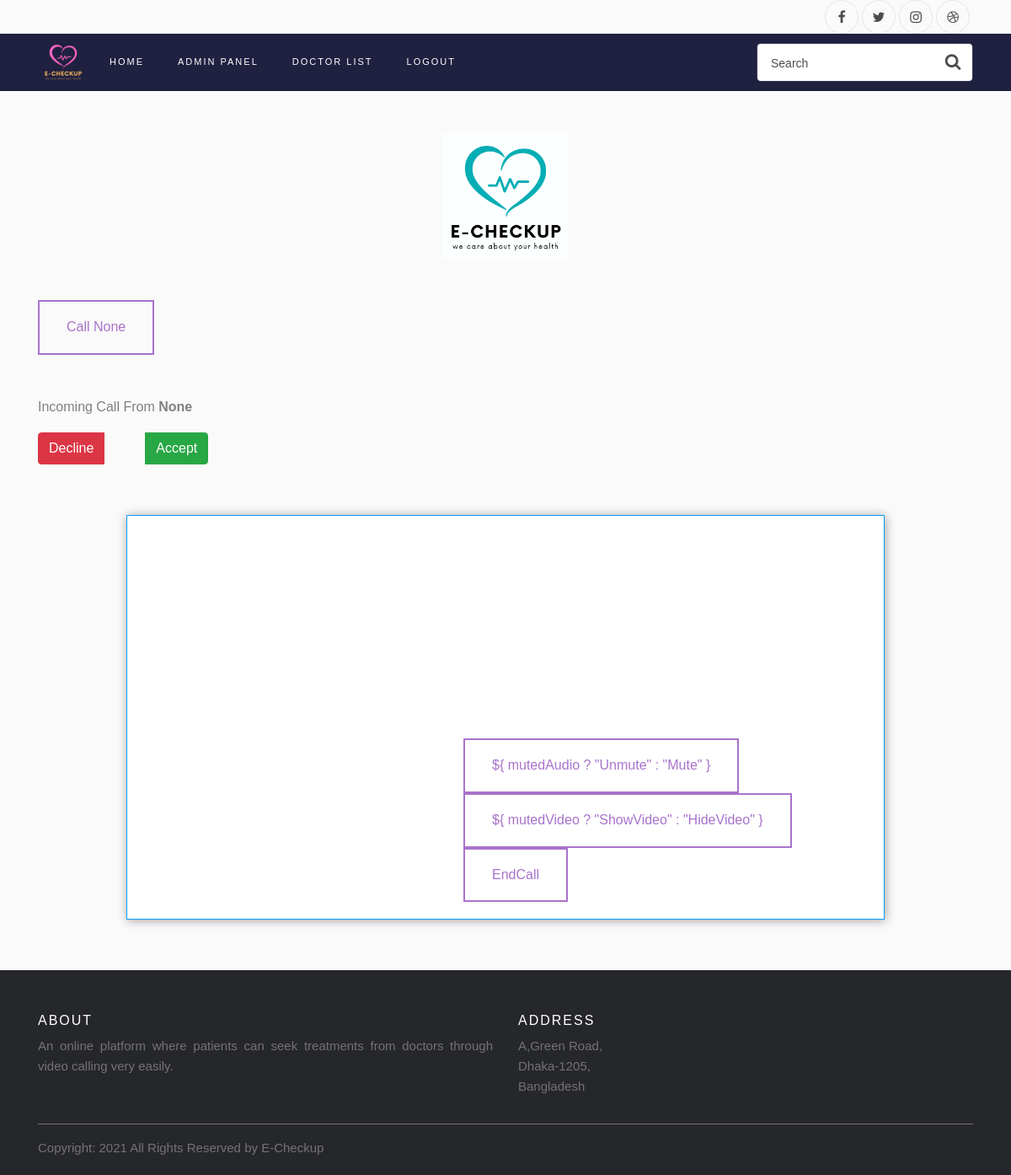
Page /scheduling/16 (signed in) on the earlier database version.
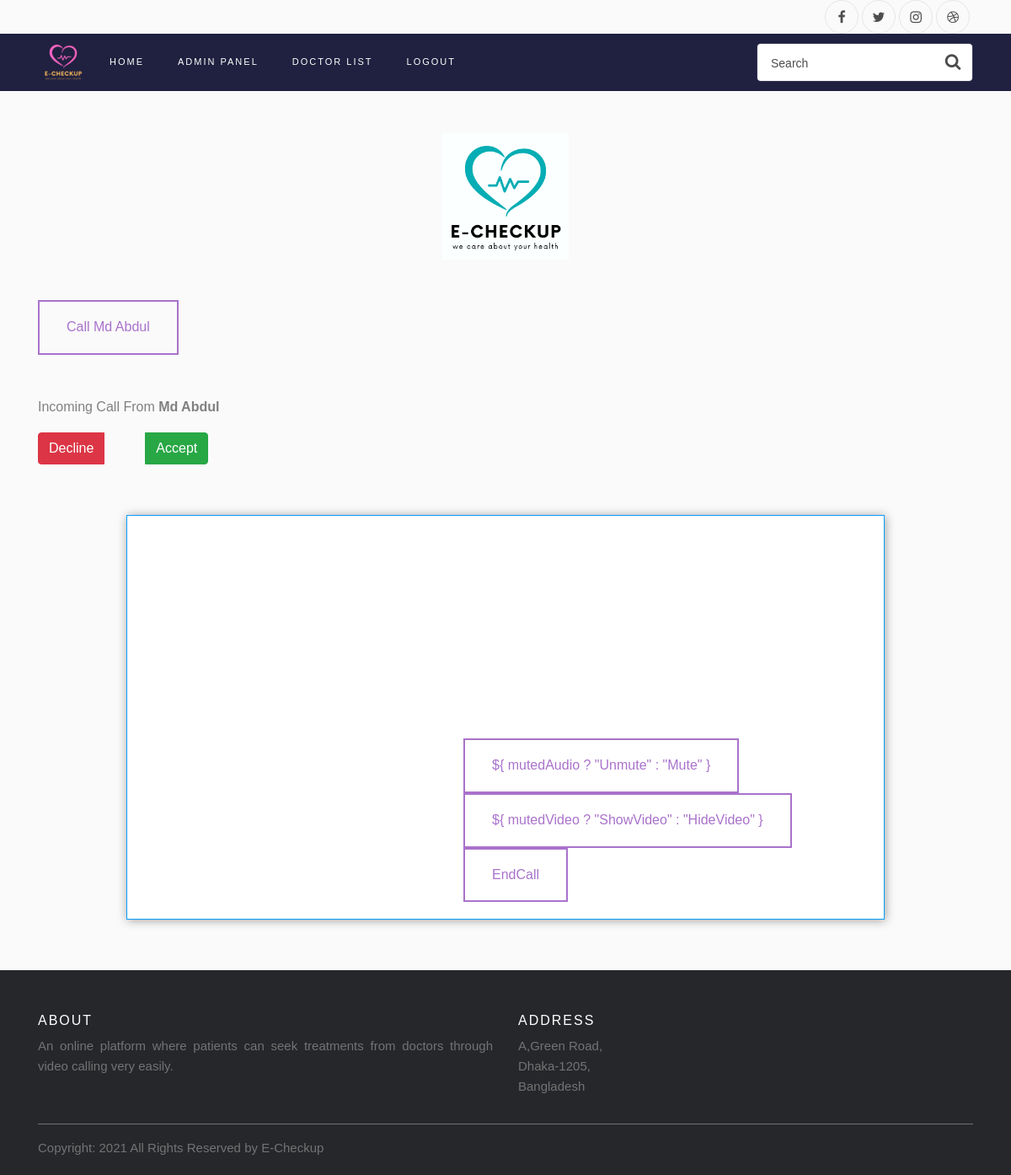
Same page on the later database version.
### userManagement/models.py (models this page shows, shortened)
class PatientProfile(models.Model):
    name = models.CharField(max_length=50,blank=True,null=True)
    gender = models.CharField(max_length=10,blank=True,null=True)
    blood_group = models.CharField(max_length=5,blank=True,null=True)
    email = models.EmailField(blank=True,null=True)
    user = models.ForeignKey(User, default=None, on_delete=models.CASCADE)
    status = models.BooleanField(blank=True,null=True,default=False)

### video/views.py (the view)
# urls.py: path('scheduling/<int:id>',videoView.index,name='agora-index'),
@login_required
def index(request,id):
    singleUser = User.objects.get(id=id)
    profile=''
    if singleUser.type == "DOCTOR":
        profile = DoctorProfile.objects.get(user=singleUser)
    elif singleUser.type == "PATIENT":
        profile = PatientProfile.objects.get(user=singleUser)
    context={
        'singleUser': singleUser,
        'profile':profile
    }
    return render(request, 'agora/index.html', context)

### userManagement/context.py (called while the page is built, shortened)
def verifiedUser(request):
    usertype = ''
    userStatus=''
    if request.user.is_authenticated:
        if request.user.type == 'DOCTOR':
            usertype = 'DOCTOR'
        else:
            usertype = "ADMIN"
    context = {
        'userStatus': userStatus,
        'usertype' : usertype
    }
    return context

### userManagement/models.py (called while the page is built)
    def __str__(self):
        return self.username

### templates/agora/index.html (shortened to what this page needs)
{% load static %}
<!DOCTYPE html>
<html lang="en">
<head>
    <link rel="stylesheet" href="https://stackpath.bootstrapcdn.com/font-awesome/4.7.0/css/font-awesome.min.css">
    <link rel="stylesheet" href="{% static 'css/call-button.css' %}">
    <link rel="stylesheet" type="text/css" href="{% static 'css/footer.css' %}">
    <link
            rel="stylesheet"
            href="https://cdn.jsdelivr.net/npm/bootstrap@4.6.0/dist/css/bootstrap.min.css"
    />
    <link
            rel="stylesheet"
            type="text/css"
            href="{% static 'agora/index.css' %}"
    />
     <link rel="stylesheet" href="{% static 'css/style.css' %}">
</head>
<body>
<div class="container">
        <div class="row justify-content-between">
            <div class="col d-flex justify-content-end">
                <div class="social-media">
                    <p class="mb-0 d-flex">
                        <a href="#" class="d-flex align-items-center justify-content-center"><span
                                class="fa fa-facebook"><i class="sr-only">Facebook</i></span></a>
                        <a href="#" class="d-flex align-items-center justify-content-center"><span
                                class="fa fa-twitter"><i class="sr-only">Twitter</i></span></a>
                        <a href="#" class="d-flex align-items-center justify-content-center"><span
                                class="fa fa-instagram"><i class="sr-only">Instagram</i></span></a>
                        <a href="#" class="d-flex align-items-center justify-content-center"><span
                                class="fa fa-dribbble"><i class="sr-only">Dribbble</i></span></a>
                    </p>
                </div>
            </div>
        </div>
    </div>
<nav class="navbar navbar-expand-lg navbar-dark ftco_navbar bg-dark ftco-navbar-light" id="ftco-navbar">
        <div class="container">
            <form action="#" class="searchform order-lg-last">
                <div class="form-group d-flex">
                    <input type="text" class="form-control pl-3" placeholder="Search">
                    <button type="submit" placeholder="" class="form-control search"><span class="fa fa-search"></span>
                    </button>
                </div>
            </form>
            <div class="collapse navbar-collapse" id="ftco-nav">
                <li class="nav-item" style="list-style: none;margin-right: 5px"><a href="{% url 'home' %}"><img src="{% static 'image/apple-icon-60x60.png' %}"></a></li>
                <ul class="navbar-nav mr-auto">
                    {% if user.is_authenticated %}
                        {% if usertype == 'ADMIN' %}
                            <li class="nav-item "><a href="{% url 'home' %}" class="nav-link">Home</a></li>
                            <li class="nav-item "><a href="{% url 'admin:index' %}" class="nav-link">Admin Panel</a></li>
                            <li class="nav-item "><a href="{% url 'doctor_list' %}" class="nav-link">Doctor List</a>
                            </li>
                            <li class="nav-item "><a href="{% url 'logout' %}" class="nav-link">Logout</a></li>
                        {% endif %}
                    {% endif %}
                </ul>
            </div>
        </div>
    </nav>
<main id="app">
    <main>
        <div class="container">
            <div class="row">
                <div class="col-12 text-center">
                    <img
                            src="{% static 'image/e-checkup.png' %}"
                            alt="Agora Logo"
                            class="block img-fuild"
                            style="hight: 150px; width: 150px;"
                    />
                </div>
            </div>
        </div>
        <div class="container my-5">
            <div class="row">
                <div class="col">
                    <div class="buttons" role="group">
                            <button
                                    type="button"
                                    class="fill"
                                    @click="placeCall('{{ singleUser.id }}','{{ singleUser }}')"
                            >
                                Call {{ profile.name }}
                            </button>
                    </div>
                </div>
            </div>
            <div class="row my-5" v-if="incomingCall">
                <div class="col-12">
                    <p>Incoming Call From <strong>{{ profile.name }}</strong></p>
                    <div class="btn-group" role="group">
                        <button
                                type="button"
                                class="btn btn-danger"
                                data-dismiss="modal"
                                @click="declineCall"
                        >
                            Decline
                        </button>
                        <button
                                type="button"
                                class="btn btn-success ml-5"
                                @click="acceptCall"
                        >
                            Accept
                        </button>
                    </div>
                </div>
            </div>
        </div>
        <section id="video-container" v-if="callPlaced">
            <div id="local-video"></div>
            <div id="remote-video"></div>
            <div class="action-btns buttons">
                <button
                        type="button"
                        class="fill"
                        @click="handleAudioToggle"
                >
                    ${ mutedAudio ? "Unmute" : "Mute" }
                </button>
                <button
                        type="button"
                        class="fill"
                        @click="handleVideoToggle"
                >
                    ${ mutedVideo ? "ShowVideo" : "HideVideo" }
                </button>
                <button type="button" class="fill" @click="endCall">
                    EndCall
                </button>
            </div>
        </section>
    </main>
</main>
<footer class="site-footer" style="margin-top: 50px;">
      <div class="container">
        <div class="row">
          <div class="col-sm-12 col-md-6">
            <h6>About</h6>
            <p class="text-justify">
                An online platform where patients can seek treatments from doctors through video calling very easily.
            </p>
          </div>
          <div class="col-xs-6 col-md-3">
              <h6 style="color: white;">Address</h6>
            <p>A,Green Road,<br>
             Dhaka-1205,<br>
             Bangladesh<br>
            </p>
          </div>
        </div>
        <hr>
      </div>
      <div class="container">
        <div class="row">
          <div class="col-md-8 col-sm-6 col-xs-12">
            <p class="copyright-text">Copyright: 2021 All Rights Reserved by E-Checkup
            </p>
          </div>
        </div>
      </div>
</footer>
</body>
</html>

### static/css/call-button.css (style rules this page uses)
.fill { --color: #a972cb; --hover: #cb72aa; }
button { color: var(--color); transition: 0.25s; }
button { background: none; border: 2px solid; font: inherit; line-height: 1; margin: 0.5em; padding: 1em 2em; }

### static/css/footer.css (style rules this page uses)
.site-footer { background-color:#26272b; padding:45px 0 20px; font-size:15px; line-height:24px; color:#737373; }
.site-footer hr { border-top-color:#bbb; opacity:0.5 }
.site-footer h6 { color:#fff; font-size:16px; text-transform:uppercase; margin-top:5px; letter-spacing:2px }
.copyright-text { margin:0 }

### static/agora/index.css (style rules this page uses)
main { margin-top: 50px; }
#video-container { width: 900px; height: 850px; max-width: 90vw; max-height: 60vh; margin: 5% auto; border: 1px solid #099dfd; position: relative; box-shadow: 1px 1px 11px #9e9e9e; background-color: #fff; }
#local-video { width: 30%; height: 30%; position: absolute; left: 10px; bottom: 10px; border: 1px solid #fff; border-radius: 6px; z-index: 2; cursor: pointer; }
#remote-video { width: 100%; height: 100%; position: absolute; left: 0; right: 0; bottom: 0; top: 0; z-index: 1; margin: 0; padding: 0; cursor: pointer; }
.action-btns { position: absolute; bottom: 20px; left: 50%; margin-left: -50px; z-index: 3; display: flex; flex-direction: row; flex-wrap: wrap; }

Differences in the rows shown:
changed PatientProfile: name "None" → "Md Abdul"
